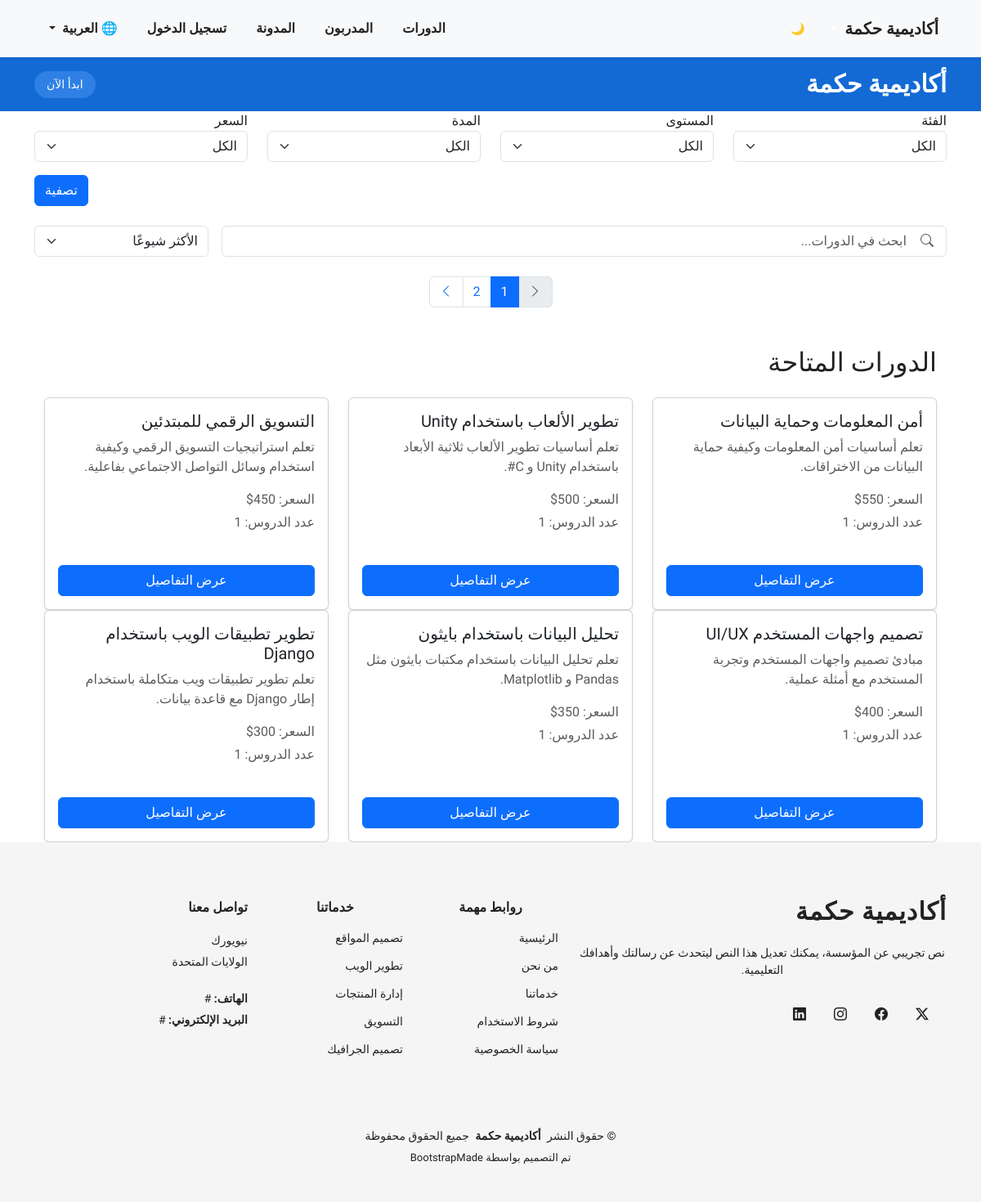
The page /ar/courses/all-courses on the database its author committed.
### courses/models.py (models this page shows, shortened)
class Course(models.Model):
    title = models.CharField(max_length=200, verbose_name=_("عنوان الدورة"))
    description = models.TextField(verbose_name=_("وصف الدورة"))
    is_published = models.BooleanField(default=True, verbose_name=_("نشر الدورة"))
    price = models.DecimalField(max_digits=6, decimal_places=0, verbose_name=_("السعر"))
    old_price = models.DecimalField(max_digits=6, decimal_places=0, default=0, blank=True, verbose_name=_("السعر القديم"))
    created_at = models.DateTimeField(auto_now_add=True, verbose_name=_("تاريخ الإنشاء"))
    image = models.ImageField(upload_to='course_images/', null=True, blank=True, verbose_name=_("صورة الدورة"))
    duration = models.CharField(max_length=100, blank=True, null=True, verbose_name=_("مدة الدورة"))
    level = models.CharField(max_length=100, blank=True, null=True, verbose_name=_("مستوى الدورة"))
    prerequisites = models.TextField(blank=True, null=True, verbose_name=_("متطلبات الدورة"))
    students = models.ManyToManyField(User, related_name="courses", blank=True, verbose_name=_("الطلاب المشتركين"))
    instructor = models.ForeignKey(Instructor, on_delete=models.SET_NULL, null=True, blank=True, verbose_name=_("مدرب الدورة"))
    category = models.ForeignKey(Category, on_delete=models.CASCADE, related_name='courses', null=True, blank=True, verbose_name=_("فئة الدورة"))
    class Meta:
        verbose_name = _("دورة")
        verbose_name_plural = _("الدورات")
        ordering = ['-created_at']

### courses/views.py (the view)
# urls.py: path('all-courses', views.course_list, name="course_list"),
def course_list(request):
    courses = Course.objects.filter(is_published=True)
    query = request.GET.get("q", "").strip()
    sort_option = request.GET.get('sort')
    category = request.GET.get('category')
    level = request.GET.get('level')
    duration = request.GET.get('duration')
    price_filter = request.GET.get('price')
    paginator = Paginator(courses, 6)
    page_number = request.GET.get("page")
    page_obj = paginator.get_page(page_number)
    if category:
        courses = courses.filter(category__name=category)
    if level:
        courses = courses.filter(level__iexact=level)
    if duration:
        courses = courses.filter(duration__icontains=duration)
    if price_filter == 'free':
        courses = courses.filter(price=0)
    elif price_filter == 'paid':
        courses = courses.filter(price__gt=0)
    if query:
        courses = courses.filter(
        Q(title__icontains=query) | Q(description__icontains=query)
    )
    if sort_option == 'newest':
        courses = courses.order_by('-created_at')
    elif sort_option == 'price_low':
        courses = courses.order_by('price')
    elif sort_option == 'price_high':
        courses = courses.order_by('-price')
    elif sort_option == 'duration':
        courses = courses.order_by('duration')
    elif sort_option == 'popular':
        courses = courses.annotate(student_count=Count('students')).order_by('-student_count')
    categories = Category.objects.all()
    levels = Course.objects.exclude(level__isnull=True).exclude(level__exact="").values_list('level', flat=True).distinct()
    durations = Course.objects.exclude(duration__isnull=True).exclude(duration__exact="").values_list('duration', flat=True).distinct()
    return render(request, 'courses/course_list.html', {
        'courses': courses,
        'categories': categories,
        'levels': levels,
        'durations': durations,
        'sort_option': sort_option,
        'page_obj': page_obj,
        })

### courses/templates/courses/course_list.html (shortened to what this page needs)
{% extends "base.html" %}
{% load static %}
{% load i18n %}
{% block content %}
<form method="get" class="mb-4">
  <div class="row">
    <div class="col-md-3">
      <label>{% trans "الفئة" %}</label>
      <select name="category" class="form-select">
        <option value="">{% trans "الكل" %}</option>
      </select>
    </div>
    <div class="col-md-3">
      <label>{% trans "المستوى" %}</label>
      <select name="level" class="form-select">
        <option value="">{% trans "الكل" %}</option>
      </select>
    </div>
    <div class="col-md-3">
      <label>{% trans "المدة" %}</label>
      <select name="duration" class="form-select">
        <option value="">{% trans "الكل" %}</option>
      </select>
    </div>
    <div class="col-md-3">
      <label>{% trans "السعر" %}</label>
      <select name="price" class="form-select">
        <option value="">{% trans "الكل" %}</option>
      </select>
    </div>
  </div>
  <div class="mt-3 text-end">
    <button type="submit" class="btn btn-primary">{% trans "تصفية" %}</button>
  </div>
</form>
<div class="courses-header mb-4" data-aos="fade-left" data-aos-delay="100">
  <form method="get" class="d-flex flex-column flex-md-row gap-3 align-items-start align-items-md-center">
    <div class="search-box position-relative flex-grow-1">
      <input type="text" name="q" class="form-control ps-5" placeholder="{% trans 'ابحث في الدورات...' %}" value="{{ request.GET.q }}">
      <i class="bi bi-search position-absolute top-50 start-0 translate-middle-y ms-3 text-muted"></i>
    </div>
    <div class="sort-dropdown">
      <select name="sort" class="form-select" onchange="this.form.submit()">
        <option value="popular" {% if request.GET.sort == "popular" %}selected{% endif %}>{% trans "الأكثر شيوعًا" %}</option>
      </select>
    </div>
  </form>
</div>
<div class="pagination-wrapper" data-aos="fade-up" data-aos-delay="300">
  <nav aria-label="Courses pagination">
    <ul class="pagination justify-content-center">
      {% if page_obj.has_previous %}
        <li class="page-item">
          <a class="page-link" href="?page={{ page_obj.previous_page_number }}">
            <i class="bi bi-chevron-right"></i>
          </a>
        </li>
      {% else %}
        <li class="page-item disabled">
          <a class="page-link" href="#">
            <i class="bi bi-chevron-right"></i>
          </a>
        </li>
      {% endif %}
      {% for num in page_obj.paginator.page_range %}
        {% if page_obj.number == num %}
          <li class="page-item active">
            <a class="page-link" href="#">{{ num }}</a>
          </li>
        {% else %}
          <li class="page-item">
            <a class="page-link" href="?page={{ num }}">{{ num }}</a>
          </li>
        {% endif %}
      {% endfor %}
      {% if page_obj.has_next %}
        <li class="page-item">
          <a class="page-link" href="?page={{ page_obj.next_page_number }}">
            <i class="bi bi-chevron-left"></i>
          </a>
        </li>
      {% else %}
        <li class="page-item disabled">
          <a class="page-link" href="#">
            <i class="bi bi-chevron-left"></i>
          </a>
        </li>
      {% endif %}
    </ul>
  </nav>
</div>
<div class="container mt-5">
    <h2 class="mb-4">{% trans "الدورات المتاحة" %}</h2>
    <div class="row">
        {% for course in page_obj %}
        <div class="col-md-4">
            <div class="card mb-4 shadow-sm h-100">
                <div class="card-body d-flex flex-column">
                    <h5 class="card-title">{{ course.title }}</h5>
                    <p class="card-text text-muted">
                        {{ course.description|truncatewords:20 }}
                    </p>
                    <p class="card-text text-muted mb-1">
                        {% trans "السعر" %}: {{ course.price }}$
                    </p>
                    <p class="card-text text-muted">
                        {% trans "عدد الدروس" %}: {{ course.lessons.count }}
                    </p>
                    <a href="{% url 'courses:course_detail' course.id %}" class="btn btn-primary mt-auto">
                        {% trans "عرض التفاصيل" %}
                    </a>
                </div>
            </div>
        </div>
        {% empty %}
        <p>{% trans "لا توجد دورات حالياً." %}</p>
        {% endfor %}
    </div>
</div>
{% endblock %}

### rows shown on the page
Course: title "أمن المعلومات وحماية البيانات", description "تعلم أساسيات أمن المعلومات وكيفية حماية البيانات من الاختراقات.", price "550", lessons.count "1"
Course: title "تطوير الألعاب باستخدام Unity", description "تعلم أساسيات تطوير الألعاب ثلاثية الأبعاد باستخدام Unity و C#.", price "500", lessons.count "1"
Course: title "التسويق الرقمي للمبتدئين", description "تعلم استراتيجيات التسويق الرقمي وكيفية استخدام وسائل التواصل الاجتماعي بفاعلية.", price "450", lessons.count "1"
Course: title "تصميم واجهات المستخدم UI/UX", description "مبادئ تصميم واجهات المستخدم وتجربة المستخدم مع أمثلة عملية.", price "400", lessons.count "1"
Course: title "تحليل البيانات باستخدام بايثون", description "تعلم تحليل البيانات باستخدام مكتبات بايثون مثل Pandas و Matplotlib.", price "350", lessons.count "1"
Course: title "تطوير تطبيقات الويب باستخدام Django", description "تعلم تطوير تطبيقات ويب متكاملة باستخدام إطار Django مع قاعدة بيانات.", price "300", lessons.count "1"

### other values the page prints
{{ num }} "1"
{{ num }} "2"
